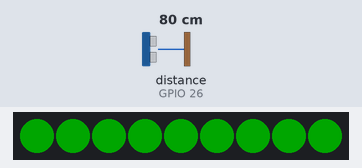
Simulated run of this program. Board: ESP32-S3. Parts: 9 RGB LEDs in strip order, left to right. Wiring (inferred from the names in the program): ultrasonic range finder: trigger GPIO 26; echo GPIO 26. The test bench sets the inputs (shaded band); at power-on: distance to the obstacle (sensor on GPIO 26) 80 cm. The echo pulse lasts 58.3 µs per cm; dim RGB values are drawn brighter than linear; what the program prints to the serial monitor is not drawn.

Above: at 3.5 s.
3.6 s: distance to the obstacle (sensor on GPIO 26) set to 2 cm
At 4.1 s:
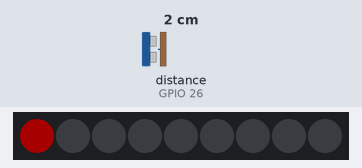
5.3 s: distance to the obstacle (sensor on GPIO 26) set to 18 cm
At 6.4 s:
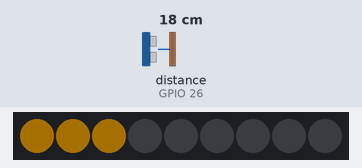
7.0 s: distance to the obstacle (sensor on GPIO 26) set to 35 cm
At 8.0 s:
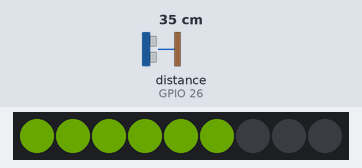
8.7 s: distance to the obstacle (sensor on GPIO 26) set to 60 cm
At 10.1 s:
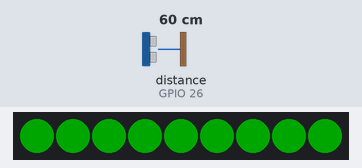
10.4 s: distance to the obstacle (sensor on GPIO 26) set to 47 cm
At 11.9 s:
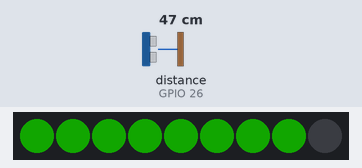
12.2 s: distance to the obstacle (sensor on GPIO 26) set to 120 cm
At 13.7 s:
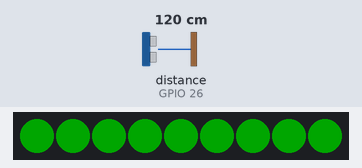
Timing chart, 0 to 14.9 s (numbered marks = the images above; inputs shaded):
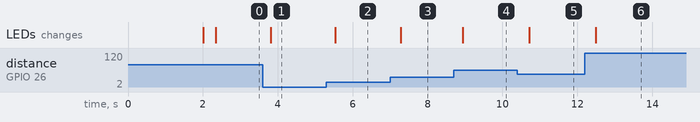

The program:

main.cpp
```cpp
#include <Arduino.h>
#include <Adafruit_NeoPixel.h>
#include "pins.h"

Adafruit_NeoPixel strip(NUM_LEDS, RGB_PIN, NEO_GRB + NEO_KHZ800);

// 距离范围 (cm)
#define MIN_DIST 2.0
#define MAX_DIST 50.0

// 中值滤波缓冲区
#define SAMPLE_SIZE 5
float samples[SAMPLE_SIZE];
int sampleIndex = 0;

// 读取超声波距离 (SIG单线模式)
float readUltrasonic() {
  pinMode(ULTRASONIC_PIN, OUTPUT);
  digitalWrite(ULTRASONIC_PIN, LOW);
  delayMicroseconds(2);
  digitalWrite(ULTRASONIC_PIN, HIGH);
  delayMicroseconds(10);
  digitalWrite(ULTRASONIC_PIN, LOW);

  pinMode(ULTRASONIC_PIN, INPUT);
  long duration = pulseIn(ULTRASONIC_PIN, HIGH, 30000);

  if (duration == 0) return -1;
  return duration / 58.0;
}

// 中值滤波
float getFilteredDistance() {
  samples[sampleIndex] = readUltrasonic();
  sampleIndex = (sampleIndex + 1) % SAMPLE_SIZE;

  float sorted[SAMPLE_SIZE];
  memcpy(sorted, samples, sizeof(samples));

  // 冒泡排序
  for (int i = 0; i < SAMPLE_SIZE - 1; i++) {
    for (int j = 0; j < SAMPLE_SIZE - i - 1; j++) {
      if (sorted[j] > sorted[j + 1]) {
        float temp = sorted[j];
        sorted[j] = sorted[j + 1];
        sorted[j + 1] = temp;
      }
    }
  }

  return sorted[SAMPLE_SIZE / 2];
}

// 将距离映射到颜色：近=红 → 中=黄 → 远=绿
uint32_t distanceToColor(float distance) {
  if (distance < 0) return strip.Color(0, 0, 0);  // 无读数，熄灭

  float ratio = constrain((distance - MIN_DIST) / (MAX_DIST - MIN_DIST), 0.0, 1.0);

  uint8_t r, g, b;

  if (ratio < 0.5) {
    // 红 → 黄
    float t = ratio * 2.0;
    r = 255;
    g = (uint8_t)(255 * t);
    b = 0;
  } else {
    // 黄 → 绿
    float t = (ratio - 0.5) * 2.0;
    r = (uint8_t)(255 * (1.0 - t));
    g = 255;
    b = 0;
  }

  return strip.Color(r, g, b);
}

// 根据距离点亮LED数量 (近=少, 远=多)
void displayDistance(float distance) {
  uint32_t color = distanceToColor(distance);

  if (distance < 0) {
    // 传感器无读数，全灭
    strip.clear();
    strip.show();
    return;
  }

  // 距离越近亮的灯越少，距离越远亮的灯越多
  float ratio = constrain((distance - MIN_DIST) / (MAX_DIST - MIN_DIST), 0.0, 1.0);
  int litCount = map(ratio * 100, 0, 100, 1, NUM_LEDS);

  strip.clear();
  for (int i = 0; i < litCount; i++) {
    strip.setPixelColor(i, color);
  }
  strip.show();
}

void setup() {
  Serial.begin(115200);
  delay(2000);

  strip.begin();
  strip.setBrightness(BRIGHTNESS);
  strip.clear();
  strip.show();

  // 初始化采样缓冲区
  for (int i = 0; i < SAMPLE_SIZE; i++) {
    samples[i] = readUltrasonic();
    delay(60);
  }

  Serial.println("超声波→RGB映射 已启动");
  Serial.printf("超声波引脚: GPIO%d (接口4)\n", ULTRASONIC_PIN);
  Serial.printf("距离范围: %.0f ~ %.0f cm\n", MIN_DIST, MAX_DIST);
  Serial.println("近=红色(1灯) → 中=黄色(5灯) → 远=绿色(9灯)");
}

void loop() {
  float distance = getFilteredDistance();

  if (distance > 0) {
    Serial.printf("距离: %.1f cm\n", distance);
  } else {
    Serial.println("距离: 超出范围");
  }

  displayDistance(distance);
  delay(100);
}
```

pins.h
```cpp
#ifndef PINS_H
#define PINS_H

// RGB LED 矩阵 (WS2812)
#define RGB_PIN     33
#define NUM_LEDS    9
#define BRIGHTNESS  40

// 超声波传感器 - 接口4 (GPIO26, SIG模式)
#define ULTRASONIC_PIN  26

// 按键
#define KEY_A  21
#define KEY_B  0

#endif
```

Measured:
- after the input at 3.6 s, the LEDs: change after 0.21 s (image 1)
- after the input at 5.3 s, the LEDs: change after 0.24 s (image 2)
- after the input at 7.0 s, the LEDs: change after 0.28 s (image 3)
- after the input at 8.7 s, the LEDs: change after 0.23 s (image 4)
- after the input at 10.4 s, the LEDs: change after 0.31 s (image 5)
- after the input at 12.2 s, the LEDs: change after 0.29 s (image 6)
